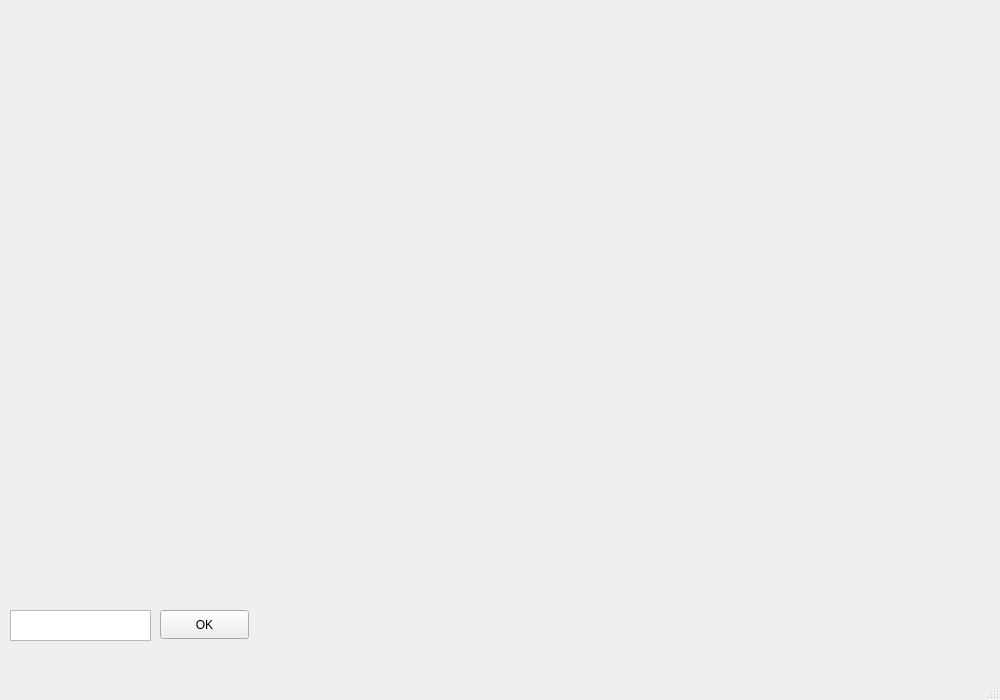
<?xml version="1.0" encoding="UTF-8"?>
<ui version="4.0">
 <class>MainWindow</class>
 <widget class="QMainWindow" name="MainWindow">
  <property name="geometry">
   <rect>
    <x>0</x>
    <y>0</y>
    <width>1000</width>
    <height>700</height>
   </rect>
  </property>
  <property name="windowTitle">
   <string>MainWindow</string>
  </property>
  <widget class="QWidget" name="centralwidget">
   <widget class="QTextEdit" name="textEdit">
    <property name="geometry">
     <rect>
      <x>10</x>
      <y>610</y>
      <width>141</width>
      <height>31</height>
     </rect>
    </property>
   </widget>
   <widget class="QPushButton" name="OKButton">
    <property name="geometry">
     <rect>
      <x>160</x>
      <y>610</y>
      <width>89</width>
      <height>29</height>
     </rect>
    </property>
    <property name="text">
     <string>OK</string>
    </property>
   </widget>
  </widget>
  <widget class="QMenuBar" name="menubar">
   <property name="geometry">
    <rect>
     <x>0</x>
     <y>0</y>
     <width>1000</width>
     <height>25</height>
    </rect>
   </property>
  </widget>
  <widget class="QStatusBar" name="statusbar"/>
 </widget>
 <resources/>
 <connections/>
</ui>
